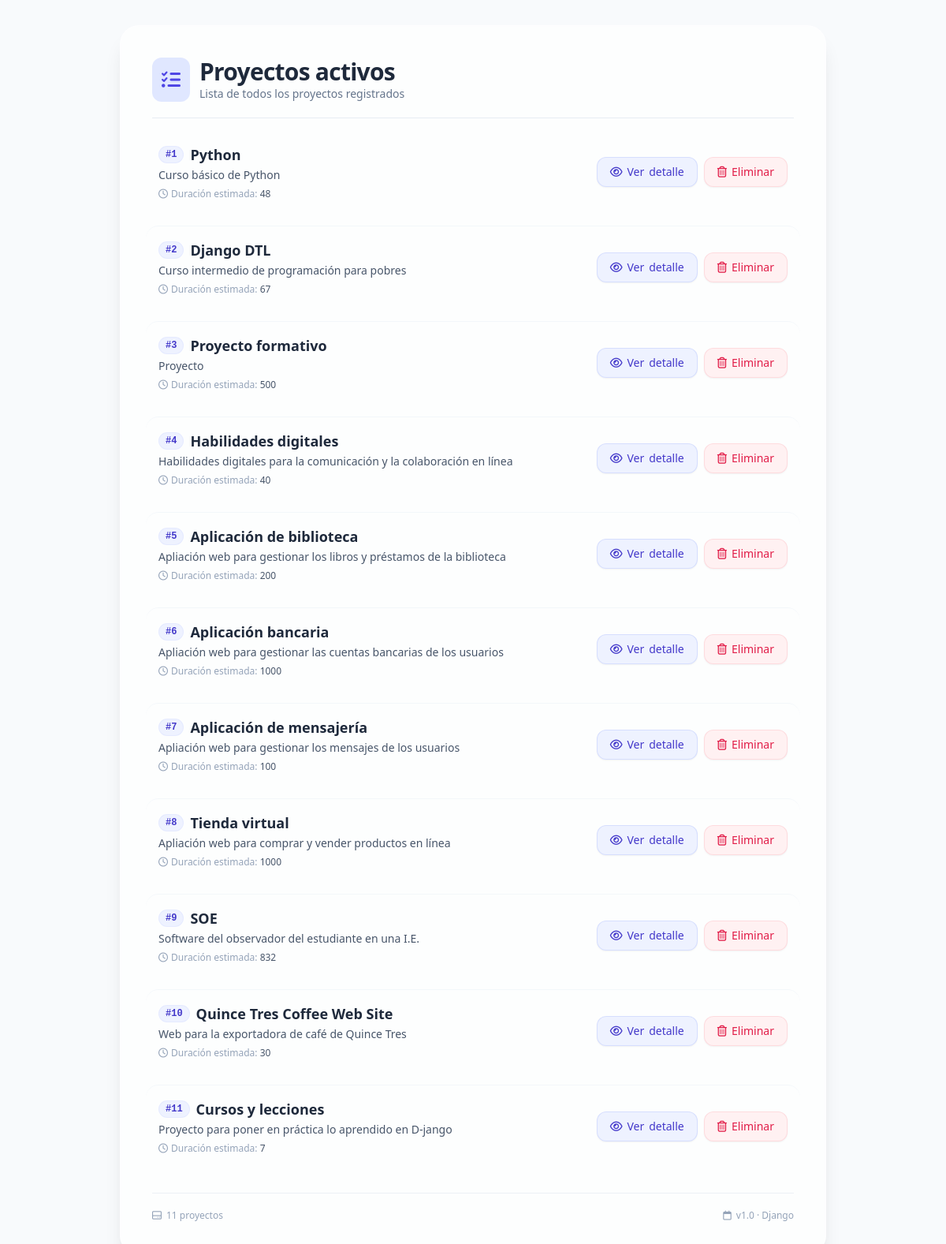
The page /proyectos/ on the database its author committed.
### gestor_proyectos/models.py (models this page shows)
class Proyecto(models.Model):
    nombre = models.CharField(max_length=100) # campo de texto (varchar)
    descripcion = models.TextField() # Campo de texto largo
    duracion = models.IntegerField() # Campo numérico entero

### gestor_proyectos/views.py (the view)
# urls.py: path('proyectos/', views.mostrar_proyectos, name='proyectos'),
def mostrar_proyectos(request):
    proyectos = Proyecto.objects.all()
    return render(request,'proyectos.html', {'proyectos': proyectos})

### gestor_proyectos/templates/proyectos.html (shortened to what this page needs)
<!DOCTYPE html>
<html lang="es">
<head>
    <script src="https://cdn.tailwindcss.com"></script>
    <link rel="stylesheet" href="https://cdnjs.cloudflare.com/ajax/libs/font-awesome/6.0.0-beta3/css/all.min.css" />
</head>
<body class="min-h-screen flex items-start justify-center p-4 md:p-8 font-sans antialiased">
    <div class="w-full max-w-4xl bg-white/70 backdrop-blur-sm rounded-3xl shadow-xl p-6 md:p-10 border border-white/40">
        <div class="flex items-center gap-3 mb-8 border-b border-slate-200/80 pb-5">
            <div class="bg-indigo-100 p-3 rounded-xl text-indigo-600">
                <i class="fa-solid fa-list-check text-2xl"></i>
            </div>
            <div>
                <h1 class="text-2xl md:text-3xl font-bold text-slate-800 tracking-tight">
                    Proyectos activos
                </h1>
                <p class="text-sm text-slate-500 font-light">
                    Lista de todos los proyectos registrados
                </p>
            </div>
        </div>
        {% if proyectos %}
            <ul class="space-y-4 divide-y divide-slate-100/80">
                {% for proyecto in proyectos %}
                <li class="proyecto-card pt-4 first:pt-0 rounded-2xl p-4 -mx-2 hover:bg-slate-50/80 transition-colors duration-200">
                    <div class="flex flex-col md:flex-row md:items-center justify-between gap-3">
                        <div class="flex-1 min-w-0">
                            <h2 class="text-lg font-semibold text-slate-800 flex items-center gap-2">
                                <span class="bg-indigo-50 text-indigo-700 text-xs font-mono px-2 py-0.5 rounded-full border border-indigo-100/60">
                                    #{{ forloop.counter }}
                                </span>
                                {{ proyecto.nombre }}
                            </h2>
                            <p class="text-sm text-slate-600 mt-0.5 line-clamp-2 max-w-2xl">
                                {{ proyecto.descripcion }}
                            </p>
                            <div class="flex items-center gap-1 mt-1.5 text-xs text-slate-400">
                                <i class="fa-regular fa-clock"></i>
                                <span>Duración estimada: <span class="font-medium text-slate-600">{{ proyecto.duracion }}</span></span>
                            </div>
                        </div>
                        <div class="flex items-center gap-2 shrink-0 mt-2 md:mt-0">
                            <a href="{% url 'ver_proyecto' proyecto.id %}"
                               class="inline-flex items-center gap-1.5 px-4 py-2 bg-indigo-50 text-indigo-700 text-sm font-medium rounded-xl border border-indigo-200/60 hover:bg-indigo-100 hover:border-indigo-300 transition-all duration-150 shadow-sm hover:shadow">
                                <i class="fa-regular fa-eye"></i>
                                <span class="hidden sm:inline">Ver</span> detalle
                            </a>
                            <a href="{% url 'eliminar_proyecto' proyecto.id %}"
                                onclick="return confirm('¿Está seguro de eliminar el proyecto?')"
                               class="inline-flex items-center gap-1.5 px-4 py-2 bg-rose-50 text-rose-600 text-sm font-medium rounded-xl border border-rose-200/60 hover:bg-rose-100 hover:border-rose-300 transition-all duration-150 shadow-sm hover:shadow">
                                <i class="fa-regular fa-trash-can"></i>
                                <span class="hidden sm:inline">Eliminar</span>
                            </a>
                        </div>
                    </div>
                </li>
                {% endfor %}
            </ul>
        {% endif %}
        <div class="mt-8 pt-5 border-t border-slate-200/60 flex justify-between items-center text-xs text-slate-400">
            <span class="flex items-center gap-1.5">
                <i class="fa-regular fa-hard-drive"></i>
                {{ proyectos|length }} proyecto{{ proyectos|pluralize }}
            </span>
            <span class="flex items-center gap-1.5">
                <i class="fa-regular fa-calendar"></i>
                <span>v1.0 · Django</span>
            </span>
        </div>
    </div>
</body>
</html>

### gestor_proyectos/templates/proyectos.html (style rules this page uses)
body { background: #f8fafc; }
.proyecto-card { transition: transform 0.15s ease, box-shadow 0.15s ease; }

### rows shown on the page
Proyecto: nombre "Python", descripcion "Curso básico de Python", duracion "48"
Proyecto: nombre "Django DTL", descripcion "Curso intermedio de programación para pobres", duracion "67"
Proyecto: nombre "Proyecto formativo", descripcion "Proyecto", duracion "500"
Proyecto: nombre "Habilidades digitales", descripcion "Habilidades digitales para la comunicación y la colaboración en línea", duracion "40"
Proyecto: nombre "Aplicación de biblioteca", descripcion "Apliación web para gestionar los libros y préstamos de la biblioteca", duracion "200"
Proyecto: nombre "Aplicación bancaria", descripcion "Apliación web para gestionar las cuentas bancarias de los usuarios", duracion "1000"
Proyecto: nombre "Aplicación de mensajería", descripcion "Apliación web para gestionar los mensajes de los usuarios", duracion "100"
Proyecto: nombre "Tienda virtual", descripcion "Apliación web para comprar y vender productos en línea", duracion "1000"
Proyecto: nombre "SOE", descripcion "Software del observador del estudiante en una I.E.", duracion "832"
Proyecto: nombre "Quince Tres Coffee Web Site", descripcion "Web para la exportadora de café de Quince Tres", duracion "30"
Proyecto: nombre "Cursos y lecciones", descripcion "Proyecto para poner en práctica lo aprendido en D-jango", duracion "7"

### other values the page prints
{{ proyectos|length }} "11"
